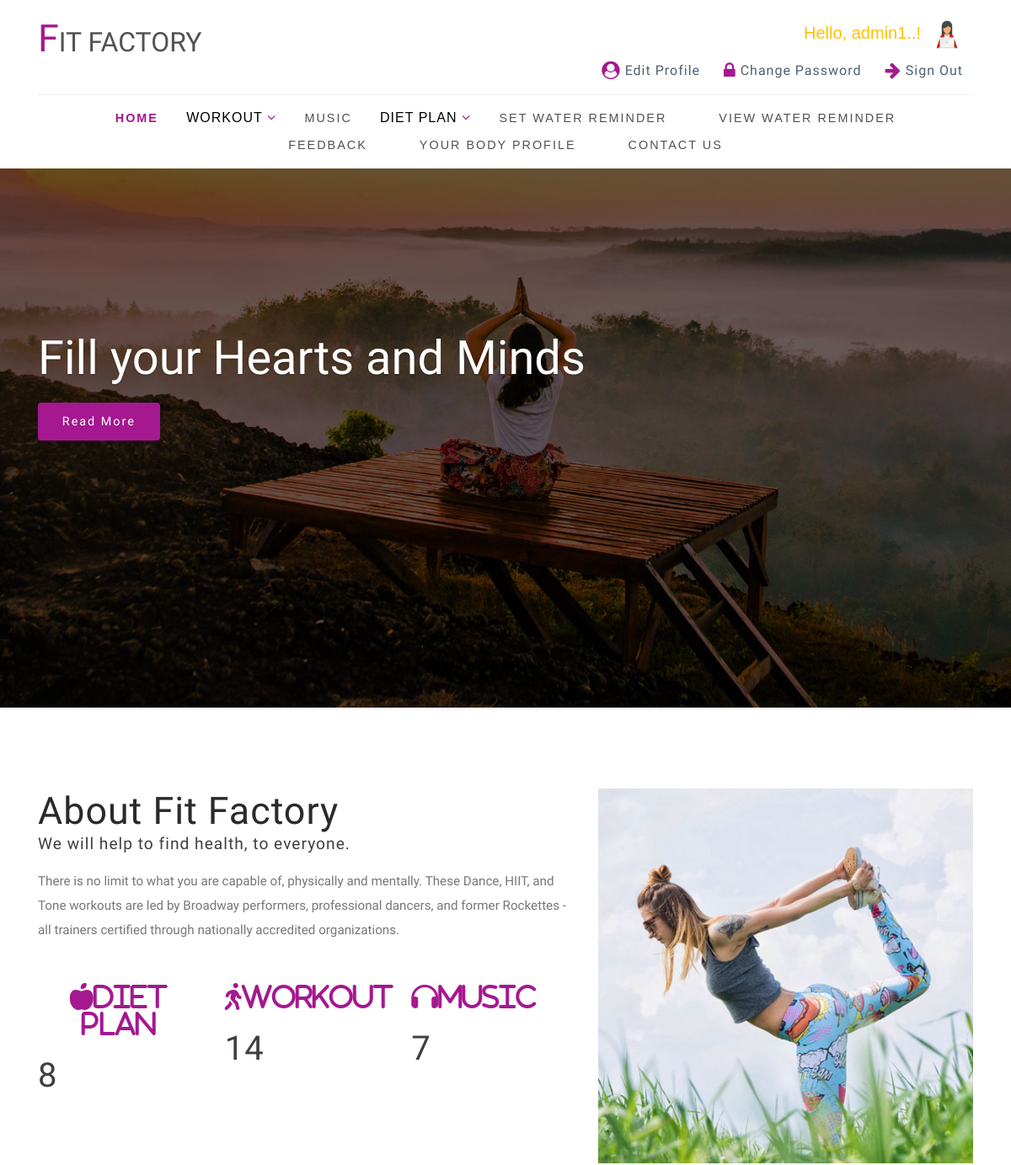
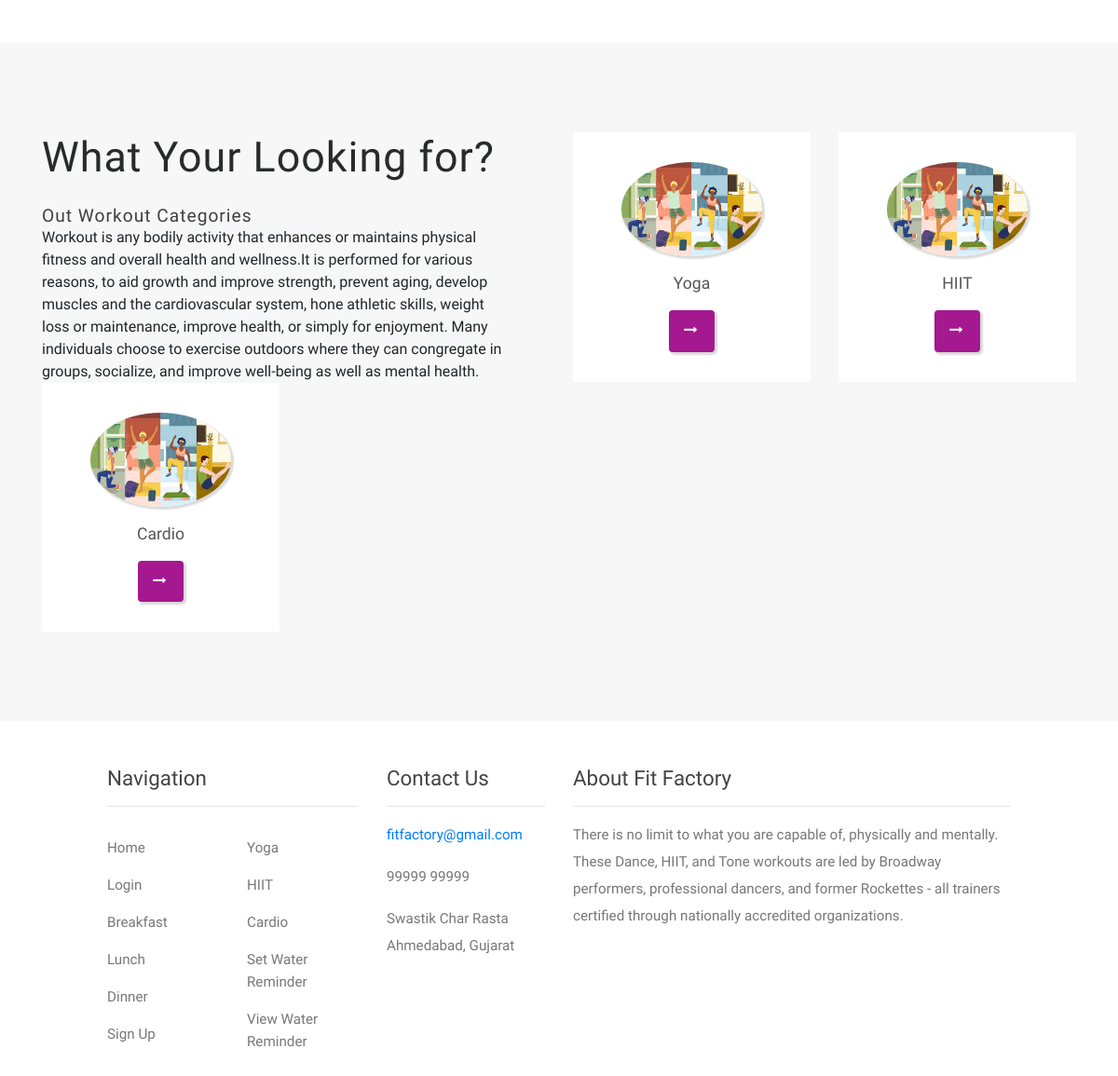
Page /user/index2.php (signed in) on the committed database (2 pictures, top to bottom).
### tables this page shows
CREATE TABLE `tbl_cat` (
  `cat_id` int(11) NOT NULL,
  `cat_name` varchar(20) DEFAULT NULL,
  `cat_status` varchar(5) DEFAULT NULL
);

### user/index2.php (the view, shortened to what this page needs)
<?php
    include "header2.php";
?>
    <div class="main-content" id="home">
        <div class="overlay">
            <div class="container">
                <div class="banner-info text-left">
                    <h3>Fill your Hearts and Minds</h3>
                    <div class="read-more-button">
                        <a href="about2.php" class="read-more scroll btn">Read More </a> </div>
                </div>
            </div>
        </div>
    </div>
    <section class="banner-bottom py-5">
        <div class="container py-md-5">
            <div class="row banner-grids mb-lg-5">
                <div class="col-lg-7 content-right">
                    <h3 class="title-w3pvt">About Fit Factory</h3>
                    <h4>We will help to find health, to everyone.</h4>
                    <p class="mt-2 text-left">
                        There is no limit to what you are capable of, physically and mentally.  These Dance, HIIT, and Tone workouts are led by Broadway performers, professional dancers, and former Rockettes - all trainers certified through nationally accredited organizations.
                    </p>
                    <div class="row stats text-left mt-5">
                        <div class="col-lg-4 counter">
                            <span class="fas fa-apple-alt">Diet Plan</span>
                            <div class="counter-info">
                                <h5>
								<?php
									$count1 = mysqli_fetch_array(mysqli_query($con, "SELECT COUNT(d_id) FROM tbl_diet WHERE d_status='1'"));
									echo $count1[0];
								?>
								</h5>
                            </div>
                        </div>
                        <div class="col-lg-4 counter two">
                            <span class="fas fa-walking">Workout</span>
                            <div class="counter-info">
                            <h5>
							<?php
								$count1 = mysqli_fetch_array(mysqli_query($con, "SELECT COUNT(w_id) FROM tbl_workout WHERE w_status='1'"));
								echo $count1[0];
							?>
                            </h5>
                        </div>
                        </div>
                        <div class="col-lg-4 counter">
                            <span class="fas fa-headphones">Music</span>
                            <div class="counter-info">
                                <h5>
                                <?php
									$count1 = mysqli_fetch_array(mysqli_query($con, "SELECT COUNT(m_id) FROM tbl_music WHERE m_status='1'"));
									echo $count1[0];
								?>
                                </h5>
                            </div>
                        </div>
                    </div>
                </div>
                <div class="col-lg-5 content-left">
                    <img src="images/ab.jpg" alt="" class="img-fluid">
                </div>
            </div>
        </div>
    </section>
    <section class="services py-5" style="margin-top:-8%; ;">
        <div class="container py-md-5">
            <div class="row ab-info">
                <div class="col-lg-6 ab-content text-left pr-lg-5">
                    <h3 class="title-w3pvt">What Your Looking for?</h3><br/>
                    <h5>Out Workout Categories</h5>
                    Workout is any bodily activity that enhances or maintains physical fitness and overall health and wellness.It is performed for various reasons, to aid growth and improve strength, prevent aging, develop muscles and the cardiovascular system, hone athletic skills, weight loss or maintenance, improve health, or simply for enjoyment. Many individuals choose to exercise outdoors where they can congregate in groups, socialize, and improve well-being as well as mental health.
                </div>
                <?php
					$qry1="SELECT * FROM tbl_cat WHERE cat_status='1'";
					$run1=mysqli_query($con,$qry1);
					while($result1=mysqli_fetch_array($run1))
					{
						$cat_id=$result1['cat_id'];
				?>
                <div class="col-lg-3 ab-content">
                    <div class="ab-content-inner">
                        <a href="workout_cat.php?id=<?php echo $cat_id; ?>.php"><img src="photos/w1.jpg" alt="news image" class="img-fluid"></a>
                        <div class="ab-info-con">
                            <h4> <?php echo $result1['cat_name']; ?></h4>
                            <a href="workout_cat.php?id=<?php echo $cat_id; ?>.php" class="read-more two btn m-0 px-3"><span class="fa fa-long-arrow-right"> </span></a>
                        </div>
                    </div>
                </div>
				<?php
                    }
                ?>
                </div>
            </div>
    </section>
<?php
    include "footer2.php";
?>

### user/header2.php (shortened to what this page needs)
<?php
	include "connection.php";
	if(!isset($_SESSION['log']))
	{
		header("location:login.php");
	}
	else
	{
		$log = $_SESSION['log'];
		$qry1="SELECT * FROM tbl_login WHERE l_email='$log'";
		$run1=mysqli_query($con,$qry1);
		$result1=mysqli_fetch_array($run1);
		$img=$result1['l_img'];
		$name=$result1['l_name'];
	}
?>
<!DOCTYPE html>
<html lang="zxx">
<head>
    <link rel="stylesheet" href="css/bootstrap.css">
    <link rel="stylesheet" href="css/style.css" type="text/css" media="all" />
    <link href="css/font-awesome.css" rel="stylesheet">
</head>
<body>
    <header class="py-sm-3 pt-3 pb-2" id="home">
        <div class="container">
            <div class="top d-md-flex">
                <div id="logo">
                    <h1><a href="index1.php"><b><span class="fa-3x">F</span>IT FACTORY</b></a></h1>
                </div>
                <div class="search-form mx-md-auto">
                </div>
                <div class="forms mt-md-0 mt-2">
					<h5 style="color:#FFC000; font-family:arial; text-align:right;">Hello, <?php echo $name; ?>..!<img src="<?php echo $img;?>" height="50px" class="btn"></h5>
                    <a href="edit_profile.php" class="btn"><span class="fa fa-user-circle fa-lg"></span> Edit Profile</a>
                    <a href="change_pass.php" class="btn"><span class="fa fa-lock fa-lg"></span> Change Password</a>
                    <a href="logout.php" class="btn"><span class="fa fa-arrow-right fa-lg"></span> Sign Out</a>
                </div>
            </div>
            <nav class="text-center">
                <ul class="menu" style="color:black; font-family:arial">
                    <li class="active"><a href="index2.php">HOME</a></li>
                    <li>
                        <label style="letter-spacing:1px">WORKOUT <span class="fa fa-angle-down" aria-hidden="true"></label></span>
					</li>
					<li><a href="listen_music2.php">MUSIC</a></li>
                    <li>
                        <label style="letter-spacing:1px">DIET PLAN <span class="fa fa-angle-down" aria-hidden="true"></label></span>
					</li>
					<li><a href="set_remainder.php">SET WATER REMINDER</a></li>
					<li><a href="view_remainder.php">VIEW WATER REMINDER</a></li>
                    <li><a href="feedback.php">FEEDBACK</a></li>
					<li><a href="bodyprofile.php">Your Body Profile</a></li>
					<li><a href="contact.php">CONTACT US</a></li>
				</ul>
            </nav>
        </div>
    </header>

### user/footer2.php
    <footer class="footer-content py-4">
        <div class="container-fluid py-lg-4 inner-sec-w3ls">
            <div class="row">
               <div class="col-lg-1 mt-md-0 mt-5"></div>
                <div class="col-lg-3 mt-md-0 mt-5">
                    <div class="footer-w3pvt">
                        <h3 class="mb-3 w3pvt_title">Navigation</h3>
                        <hr>
                        <div class="row">
                            <ul class="col-6 list-info-w3pvt links">
                                <li>
                                    <a href="index1.php">Home</a>
								</li>
                                <li>
                                    <a href="login.php">Login</a>
                                </li>
                                <li>
                                    <a href="breakfast.php">Breakfast</a>
                                </li>
                                <li>
                                    <a href="lunch.php">Lunch</a>
                                </li>
                                 <li>
                                    <a href="dinner.php">Dinner</a>
                                </li>
                                <li>
                                    <a href="register.php">Sign Up</a>
                                </li>
                            </ul>
                            <ul class="col-6 list-info-w3pvt links">
                            <?php
								$qry1="SELECT * FROM tbl_cat WHERE cat_status='1'";
								$run1=mysqli_query($con,$qry1);
								while($result1=mysqli_fetch_array($run1))
								{
									$cat_id=$result1['cat_id'];
							?>
                            <li>
                                <a href="workout_cat.php?id=<?php echo $cat_id; ?>.php">
									<?php echo $result1['cat_name']; ?>
                                </a>
                            </li>
                            <?php
								}
							?>
							<li>
                                <a href="set_reminder.php">Set Water Reminder</a>
                            </li>
                            <li>
                                <a href="view_reminder.php">View Water Reminder</a>
                            </li>
                            </ul>
                        </div>
                    </div>
                </div>
                <div class="col-lg-2 mt-lg-0 mt-5">
                    <div class="footer-w3pvt">
                        <h3 class="mb-3 w3pvt_title">Contact Us</h3>
                        <hr>
                        <div class="last-w3layouts-contact">
                            <p>
                                <a href="mailto:example@email.com">fitfactory@gmail.com</a>
                            </p>
                        </div>
                        <div class="last-w3layouts-contact my-2">
                            <p>99999 99999</p>
                        </div>
                        <div class="last-w3layouts-contact">
                            <p>Swastik Char Rasta
                                <br>Ahmedabad, Gujarat</p>
                        </div>
                    </div>
                </div>
                   <div class="col-lg-5 mt-lg-0 mt-5">
                    <div class="footer-w3pvt">
                        <h3 class="mb-3 w3pvt_title">About Fit Factory</h3>
                        <hr>
                        <div class="footer-text">
                            <p>There is no limit to what you are capable of, physically and mentally.  These Dance, HIIT, and Tone workouts are led by Broadway performers, professional dancers, and former Rockettes - all trainers certified through nationally accredited organizations. </p>
                        </div>
                    </div>
                </div>
            </div>
        </div>
    </footer>
</body>
</html>

### user/css/style.css (style rules this page uses)
html, body { margin: 0; font-size: 100%; background: #fff; font-family: 'Work Sans', sans-serif; scroll-behavior: smooth; }
body a { text-decoration: none; transition: 0.5s all; -webkit-transition: 0.5s all; -moz-transition: 0.5s all; -o-transition: 0.5s all; -ms-transition: 0.5s all; }
h1, h2, h3, h4, h5, h6 { margin: 0; font-weight: 100; font-family: 'Work Sans', sans-serif; }
p { font-size: 0.95em; color: #777; line-height: 1.9em; }
ul { margin: 0; padding: 0; }
.form-w3layouts-grid, .forms { margin-top: 0.4em; }
header a.btn { border-radius: 4px; color: #4d6171; letter-spacing: 1px; border: none; outline: none; }
header a.btn span { color: #a51890; }
.search-form { width: 30%; }
nav { margin: 0; padding: 0; margin-top: 10px; padding-top: 15px; border-top: 1px solid #eee; }
#logo a { float: left; font-size: .8em; display: initial; margin: 0; letter-spacing: 0px; color: #525252; font-weight: 300; padding: 3px 0; border: none; }
#logo a span { color: #a51890; font-size: 1.4em; }
nav:after { content: ""; display: table; clear: both; }
nav ul { padding: 0; margin: 0; list-style: none; position: relative; }
nav ul li { margin: 0px; display: inline-block; }
nav a { letter-spacing: 2px; padding-left: 0; padding-right: 0; padding: 10px 0; font-weight: 400; font-size: 0.9em; margin: 0 2em; color: #515152; text-transform: uppercase; }
.menu li.active a { color: #a51890; font-weight: 700; }
ul.menu li span { color: #a51890; }
li > a:only-child:after { content: ''; }
.main-content { background: url(../images/banner1.jpg) no-repeat center; background-size: cover; -webkit-background-size: cover; -o-background-size: cover; -moz-background-size: cover; -ms-background-size: cover; min-height: 45em; }
.overlay { min-height: 45em; background: rgba(0, 0, 0, 0.6); }
.banner-info { padding-top: 13em; width: 60%; }
.banner-info h3 { font-size: 4em; color: #fff; text-shadow: 0 1px 2px rgba(0, 0, 0, 0.37); }
.read-more-button { margin-top: 1.2em; }
.read-more, .book-appo { background: #a51890; color: #fff; padding: 0.8em 2em; box-shadow: 2px 2px 2px 1px rgba(0, 0, 0, 0.15); font-size: 0.9em; display: inline-block; border: none; transition: all 500ms ease; text-align: justify; font-weight: 500; letter-spacing: 2px; line-height: 1.5em; }
h3.title-w3pvt, h3.title-w3pvt.two { font-size: 3em; letter-spacing: 1px; color: #292a2b; }
.content-right h4, .ab-info h5 { font-size: 1.2em; letter-spacing: 1px; color: #3e3f40; font-weight: 500; }
.counter span { font-size: 2em; text-align: center; color: #a51890; margin-bottom: 0.7em; }
.counter-info h5 { font-size: 2.5em; letter-spacing: 1px; color: #3e3f40; font-weight: 500; }
.ab-content-inner { padding: 2em 1em; background: #fff; }
.ab-content img { border-radius: 50%; -webkit-border-radius: 50%; -o-border-radius: 50%; -moz-border-radius: 50%; -ms-border-radius: 50%; box-shadow: 2px 2px 2px 1px rgba(0, 0, 0, 0.15); transition: all 500ms ease; width: 68%; }
.ab-content-inner { padding: 2em 1em; background: #fff; text-align: center; }
.services { background: #f7f7f7; }
.ab-info-con h4 { margin: 1.1em 0 1em 0; font-weight: 500; font-size: 1.1em; color: #555; }
.content-right h4 { font-size: 1.2em; color: #3e3f40; font-weight: 400; margin-bottom: 1em; }
h3.w3pvt_title { font-size: 1.4em; color: #444; font-weight: 400; }
.footer-w3pvt li { list-style: none; margin: 1em 0; }
.footer-w3pvt li a { color: #777; color: #777; font-size: 0.95em; }
@media screen and (max-width: 1366px) { .main-content, .overlay { min-height: 40em; } }
@media screen and (max-width: 1366px) { .banner-info { padding-top: 12em; width: 60%; } }
@media screen and (max-width: 1280px) { .banner-info h3 { font-size: 3.5em; } }
@media screen and (max-width: 1280px) { h3.title-w3pvt, h3.title-w3pvt.two { font-size: 2.8em; } }

### rows in the picture
tbl_cat: cat_name "Yoga"
tbl_cat: cat_name "HIIT"
tbl_cat: cat_name "Cardio"

### other values in the picture
$name "admin1"
$count1[0] "8"
$count1[0] "14"
$count1[0] "7"
